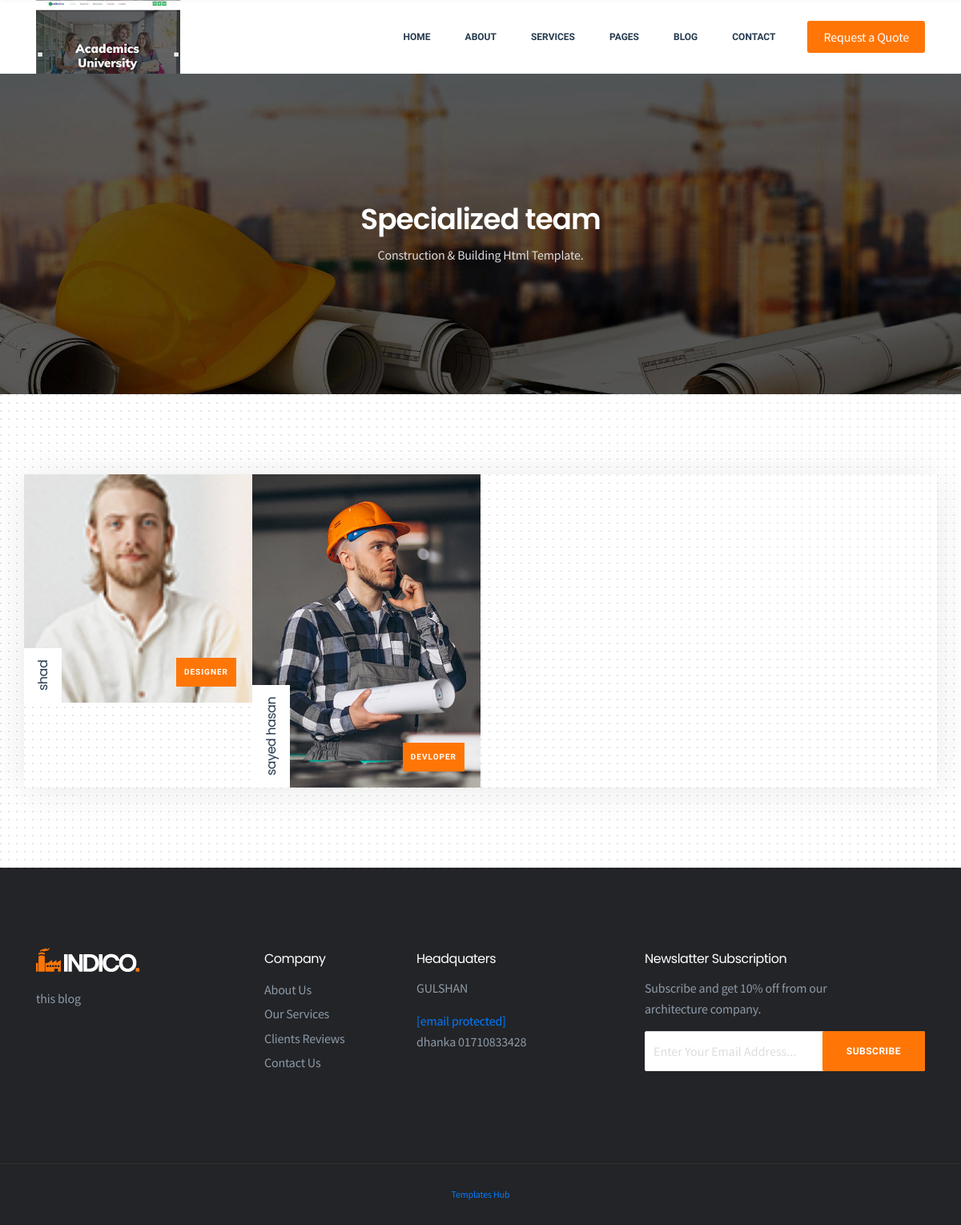
The app's page /service/team/ with its own data.
### comapp/models.py (models this page shows, shortened)
class Setting(models.Model):
    STATUS = (
        ('True','True'),
        ('False','False'),
    )
    title = models.CharField(max_length=100)
    keywords = models.CharField(max_length=255)
    description = models.CharField(max_length=255)
    company = models.CharField(blank=True,max_length=50)
    adress = models.CharField(blank=True,max_length=100)
    fax = models.CharField(blank=True,max_length=50)
    smtpserver = models.CharField(blank=True,max_length=50)
    smtpemail = models.CharField(blank=True,max_length=50)
    smtppassword = models.CharField(blank=True,max_length=50)
    facebook = models.CharField(blank=True,max_length=50)
    youtube = models.CharField(blank=True,max_length=50)
    instagram = models.CharField(blank=True,max_length=50)
    twtter = models.CharField(blank=True,max_length=50)
    aboutus = models.TextField(blank=True)
    reference = models.TextField(blank=True)
    contact = models.TextField(blank=True)
    status = models.TextField(blank=True,choices=STATUS)
    create_at = models.DateTimeField(auto_now_add=True)
    update_at = models.DateTimeField(auto_now_add=True)
    icon = models.ImageField(blank=True,upload_to='images')

### service/models.py (models this page shows, shortened)
class ourTeam(models.Model):
    StATUS = (
        ('True','True'),
        ('False','False'),
    )
    name = models.CharField(max_length=100)
    espicial_category = models.ForeignKey(Construction,on_delete=models.CASCADE)
    facebook_url = models.URLField(max_length=200,blank=True,null=True)
    instagram_url = models.URLField(max_length=200 ,blank=True,null=True)
    twtter_url = models.URLField(max_length=200,blank=True,null=True)
    linkdin_url = models.URLField(max_length=200,blank=True,null=True)
    image = models.ImageField(upload_to='service')
    create_at = models.DateTimeField(auto_now_add=True)
    update_at = models.DateTimeField(auto_now_add=True)
    status = models.CharField(max_length=50,choices=StATUS)
    detaiil = models.TextField()

### projectapp/models.py (models this page shows)
class Construction(models.Model):
    status = (
        ('True','True'),
        ('False','False'),
    )
    title = models.CharField(max_length=150)
    keywords = models.CharField(max_length=50)
    details = models.TextField()
    image = models.ImageField(blank=True,upload_to='categories')
    slug = models.SlugField(unique=True,null=True)
    status = models.CharField(max_length=100,choices=status)
    create_at = models.DateTimeField(auto_now_add=True)
    update_at = models.DateTimeField(auto_now_add=True)
    def __str__(self):
        return self.title

### service/views.py (the view)
# urls.py: path('team/',views.TeamView,name='team'),
def TeamView(request):
    team = ourTeam.objects.all()
    setting = get_object_or_404(Setting,id=2)
    context = {
        'team':team,
        'setting':setting
    }
    return render(request,'team.html',context)

### service/templates/team.html (shortened to what this page needs)
{% extends 'home.html'%}
{% load static%}
{% block container%}
<section class="page-header padding">
    <div class="container">
    <div class="page-content text-center">
    <h2>Specialized team</h2>
    <p>Construction & Building Html Template.</p>
    </div>
    </div>
    </section>
    <section class="team-section bg-gray padding">
        <div class="dots"></div>
        <div class="container">
        <div class="row team-wrap box-shadow">
            {% for p in team%}
            <a href="">
        <div class="col-lg-3 col-sm-6 padding-15">
        <div class="team-item">
        <img src="{{p.image.url}}" alt="team">
        <div class="team-content">
        <h3>{{p.name}}</h3>
        <span>{{p.espicial_category}}</span>
        </div>
        </div>
        </div>
    </a>
        {% endfor%}
        </div>
        </div>
        </section>
{% endblock%}

### comapp/templates/header.html (shortened to what this page needs)
{% load static%}
<header class="header">
    <div class="primary-header">
    <div class="container">
    <div class="primary-header-inner">
    <div class="header-logo">
    <a href="#"><img src="{{setting.icon.url}}" alt="Indico"></a>
    </div>
    <div class="header-menu-wrap">
    <ul class="dl-menu">
    <li><a href="#">Home</a>
    </li>
    <li><a href="#">About</a>
    </li>
    <li><a href="{% url 'services'%}">Services</a>
    </li>
    <li><a href="#">Pages</a>
    </li>
    <li><a href="#">Blog</a>
    </li>
    <li><a href="{% url 'contact'%}">Contact</a></li>
    </ul>
    </div>
    <div class="header-right">
    <a class="menu-btn" href="#">Request a Quote</a>
    </div>
    </div>
    </div>
    </div>
    </header>

### comapp/templates/footer.html (shortened to what this page needs)
{% load static%}
<section class="widget-section padding">
    <div class="container">
    <div class="row">
    <div class="col-lg-3 col-sm-6 sm-padding">
    <div class="widget-content">
    <a href="#"><img src="{% static ''%}img/logo-light.png" alt="brand"></a>
    <p>{{setting.description}}</p>
    </div>
    </div>
    <div class="col-lg-2 col-sm-6 sm-padding">
        <div class="widget-content">
        <h4>Company</h4>
        <ul class="widget-links">
        <li><a href="#">About Us</a></li>
        <li><a href="#">Our Services</a></li>
        <li><a href="#">Clients Reviews</a></li>
        <li><a href="#">Contact Us</a></li>
        </ul>
        </div>
        </div>
        <div class="col-lg-3 col-sm-6 sm-padding">
        <div class="widget-content">
        <h4>Headquaters</h4>
        <p>{{setting.adress}}</p>
        <span><a href="http://html.dynamiclayers.net/cdn-cgi/l/email-protection" class="__cf_email__" data-cfemail="a8e0cdc4c4c7e8e9c4cdd0c9fcc0cdc5cd86c6cddc">[email&#160;protected]</a></span>
        <span>{{setting.contact}}</span>
        </div>
        </div>
        <div class="col-lg-4 col-sm-6 sm-padding">
        <div class="widget-content">
        <h4>Newslatter Subscription</h4>
        <p>Subscribe and get 10% off from our <br>architecture company.</p>
        <div class="subscribe-box clearfix">
        <div class="subscribe-form-wrap">
        <form action="#" class="subscribe-form">
        <input type="email" name="email" id="subs-email" class="form-input" placeholder="Enter Your Email Address...">
        <button type="submit" class="submit-btn">Subscribe</button>
        </form>
        </div>
        </div>
        </div>
        </div>
        </div>
        </div>
        </section>
        <footer class="footer-section align-center">
        <div class="container">
        <p><a href="templateshub.net">Templates Hub</a></p>
        </div>
        </footer>

### records on screen
Setting: icon (picture), description "this blog", adress "GULSHAN", contact "dhanka 01710833428"
ourTeam: image (picture), name "shad", espicial_category "DESIGNER"
ourTeam: image (picture), name "sayed hasan", espicial_category "DEVLOPER"
